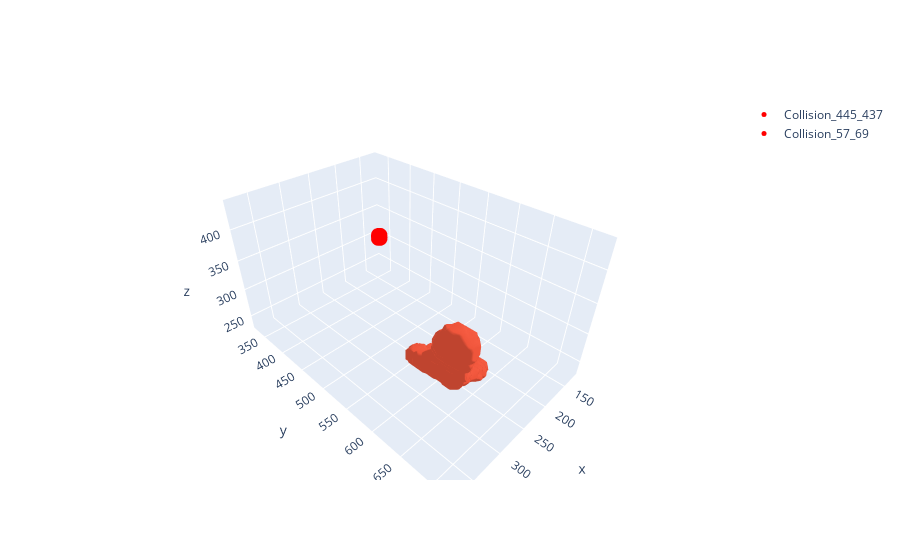

This figure's notebook cell:
### Code cell
fig = draw_3d_meshes(df,filter_ids=(445,437), collision_dict=collision_dict)

fig
